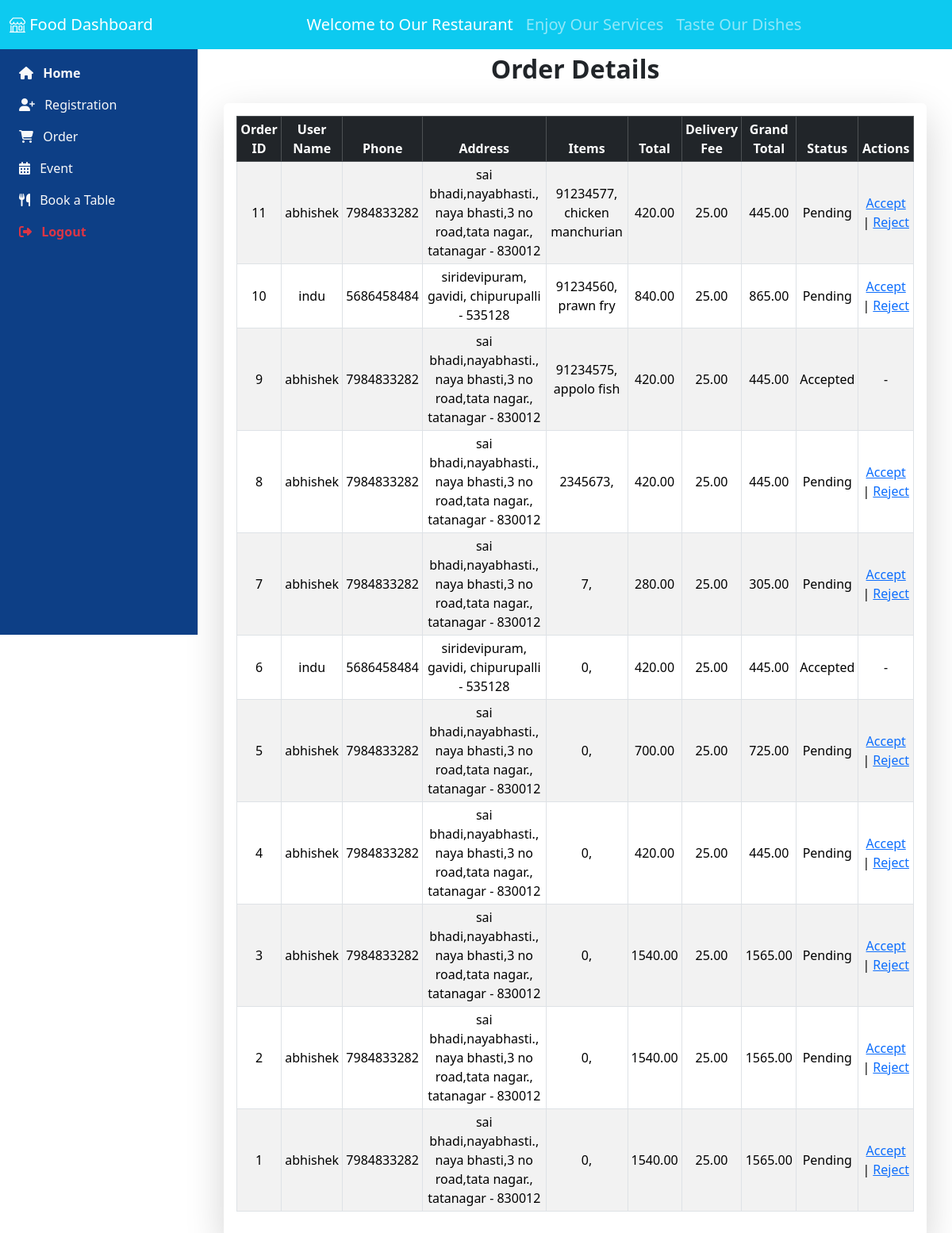
Page /admin_view.php on the earlier database version.
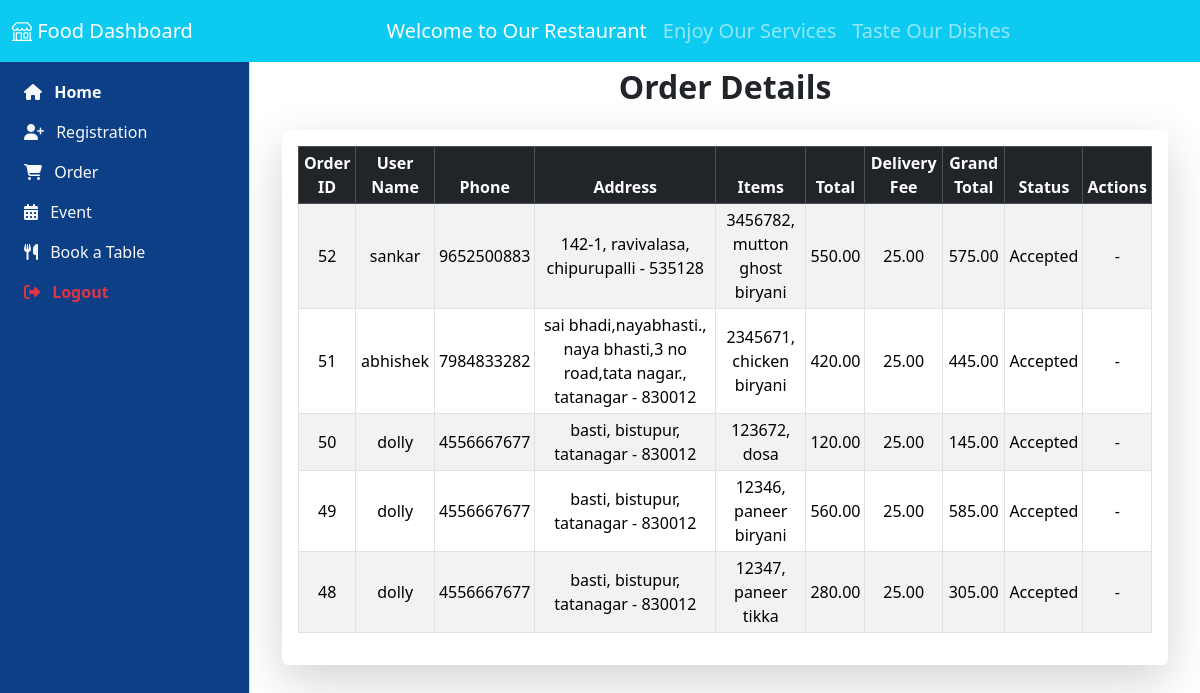
Same page on the later database version.
### tables this page shows
CREATE TABLE `orders` (
  `order_id` int(11) NOT NULL,
  `item_id` int(100) NOT NULL,
  `item_name` varchar(100) NOT NULL,
  `user_id` int(100) NOT NULL,
  `user_name` varchar(100) DEFAULT NULL,
  `email` varchar(100) NOT NULL,
  `phone` varchar(15) DEFAULT NULL,
  `house` varchar(255) DEFAULT NULL,
  `street` varchar(255) DEFAULT NULL,
  `city` varchar(100) DEFAULT NULL,
  `pincode` varchar(10) DEFAULT NULL,
  `total_amount` decimal(10,2) DEFAULT NULL,
  `delivery_fee` decimal(10,2) DEFAULT NULL,
  `grand_total` decimal(10,2) DEFAULT NULL,
  `created_at` timestamp NOT NULL DEFAULT current_timestamp(),
  `status` varchar(20) NOT NULL
);

### admin_view.php (the view, shortened to what this page needs)
<?php
include 'connect.php';
$orders = $con->query("SELECT * FROM orders ORDER BY created_at DESC");
?>
<!DOCTYPE html>
<html lang="en">
<head>
<link rel="stylesheet" href="https://cdn.datatables.net/1.13.6/css/dataTables.bootstrap5.min.css">
</head>
<body>
      <?php require 'partials/_nav.php'; ?>
  <main>
    <section class="mt-5">
 <div class="content">
<section>
    <div class="container">
          <h2 class="mb-4 text-center fw-bold">Order Details</h2>
        <div class="table-responsive shadow-lg bg-white p-3 rounded">
<table id="ordersTable" class="table table-bordered table-striped table-sm align-middle text-center">
    <thead class="table-dark">
        <tr>
            <th>Order ID</th>
            <th>User Name</th>
            <th>Phone</th>
            <th>Address</th>
            <th>Items</th>
            <th>Total</th>
            <th>Delivery Fee</th>
            <th>Grand Total</th>
            <th>Status</th>
            <th>Actions</th>
        </tr>
    </thead>
    <tbody>
        <?php while($order = $orders->fetch_assoc()): ?>
        <tr>
            <td><?= $order['order_id'] ?></td>
            <td><?= htmlspecialchars($order['user_name']) ?></td>
            <td><?= htmlspecialchars($order['phone']) ?></td>
            <td>
                <?= htmlspecialchars($order['house']) ?>,
                <?= htmlspecialchars($order['street']) ?>,
                <?= htmlspecialchars($order['city']) ?> -
                <?= htmlspecialchars($order['pincode']) ?>
            </td>
            <td><?= htmlspecialchars($order['item_id']) ?>, <?= htmlspecialchars($order['item_name']) ?></td>
            <td><?= $order['total_amount'] ?></td>
            <td><?= $order['delivery_fee'] ?></td>
            <td><?= $order['grand_total'] ?></td>
            <td><?= $order['status'] ? ucfirst($order['status']) : 'Pending' ?></td>
            <td>
                <?php if(!$order['status'] || $order['status'] == 'pending'): ?>
                    <a href="?action=accepted&id=<?= $order['order_id'] ?>">Accept</a> |
                    <a href="?action=rejected&id=<?= $order['order_id'] ?>">Reject</a>
                <?php else: ?>
                    -
                <?php endif; ?>
            </td>
        </tr>
        <?php endwhile; ?>
    </tbody>
</table>
</div>
    </div>
</section>
 </div>
</section>
</main>
</body>
</html>

Differences in the rows shown:
removed orders: order_id "11", user_name "abhishek", phone "7984833282", house "sai bhadi,nayabhasti.", street "naya bhasti,3 no road,tata nagar.", city "tatanagar", pincode "830012", item "91234577", item_name "chicken manchurian", total_amount "420.00", delivery_fee "25.00", grand_total "445.00", status "Pending"
removed orders: order_id "10", user_name "indu", phone "5686458484", house "siridevipuram", street "gavidi", city "chipurupalli", pincode "535128", item "91234560", item_name "prawn fry", total_amount "840.00", delivery_fee "25.00", grand_total "865.00", status "Pending"
removed orders: order_id "9", user_name "abhishek", phone "7984833282", house "sai bhadi,nayabhasti.", street "naya bhasti,3 no road,tata nagar.", city "tatanagar", pincode "830012", item "91234575", item_name "appolo fish", total_amount "420.00", delivery_fee "25.00", grand_total "445.00", status "Accepted"
removed orders: order_id "8", user_name "abhishek", phone "7984833282", house "sai bhadi,nayabhasti.", street "naya bhasti,3 no road,tata nagar.", city "tatanagar", pincode "830012", item "2345673", total_amount "420.00", delivery_fee "25.00", grand_total "445.00", status "Pending"
removed orders: order_id "7", user_name "abhishek", phone "7984833282", house "sai bhadi,nayabhasti.", street "naya bhasti,3 no road,tata nagar.", city "tatanagar", pincode "830012", item "7", total_amount "280.00", delivery_fee "25.00", grand_total "305.00", status "Pending"
removed orders: order_id "6", user_name "indu", phone "5686458484", house "siridevipuram", street "gavidi", city "chipurupalli", pincode "535128", item "0", total_amount "420.00", delivery_fee "25.00", grand_total "445.00", status "Accepted"
removed orders: order_id "5", user_name "abhishek", phone "7984833282", house "sai bhadi,nayabhasti.", street "naya bhasti,3 no road,tata nagar.", city "tatanagar", pincode "830012", item "0", total_amount "700.00", delivery_fee "25.00", grand_total "725.00", status "Pending"
removed orders: order_id "4", user_name "abhishek", phone "7984833282", house "sai bhadi,nayabhasti.", street "naya bhasti,3 no road,tata nagar.", city "tatanagar", pincode "830012", item "0", total_amount "420.00", delivery_fee "25.00", grand_total "445.00", status "Pending"
removed orders: order_id "3", user_name "abhishek", phone "7984833282", house "sai bhadi,nayabhasti.", street "naya bhasti,3 no road,tata nagar.", city "tatanagar", pincode "830012", item "0", total_amount "1540.00", delivery_fee "25.00", grand_total "1565.00", status "Pending"
removed orders: order_id "2", user_name "abhishek", phone "7984833282", house "sai bhadi,nayabhasti.", street "naya bhasti,3 no road,tata nagar.", city "tatanagar", pincode "830012", item "0", total_amount "1540.00", delivery_fee "25.00", grand_total "1565.00", status "Pending"
removed orders: order_id "1", user_name "abhishek", phone "7984833282", house "sai bhadi,nayabhasti.", street "naya bhasti,3 no road,tata nagar.", city "tatanagar", pincode "830012", item "0", total_amount "1540.00", delivery_fee "25.00", grand_total "1565.00", status "Pending"
added orders: order_id "52", user_name "sankar", phone "9652500883", house "142-1", street "ravivalasa", city "chipurupalli", pincode "535128", item "3456782", item_name "mutton ghost biryani", total_amount "550.00", delivery_fee "25.00", grand_total "575.00", status "Accepted"
added orders: order_id "51", user_name "abhishek", phone "7984833282", house "sai bhadi,nayabhasti.", street "naya bhasti,3 no road,tata nagar.", city "tatanagar", pincode "830012", item "2345671", item_name "chicken biryani", total_amount "420.00", delivery_fee "25.00", grand_total "445.00", status "Accepted"
added orders: order_id "50", user_name "dolly", phone "4556667677", house "basti", street "bistupur", city "tatanagar", pincode "830012", item "123672", item_name "dosa", total_amount "120.00", delivery_fee "25.00", grand_total "145.00", status "Accepted"
added orders: order_id "49", user_name "dolly", phone "4556667677", house "basti", street "bistupur", city "tatanagar", pincode "830012", item "12346", item_name "paneer biryani", total_amount "560.00", delivery_fee "25.00", grand_total "585.00", status "Accepted"
added orders: order_id "48", user_name "dolly", phone "4556667677", house "basti", street "bistupur", city "tatanagar", pincode "830012", item "12347", item_name "paneer tikka", total_amount "280.00", delivery_fee "25.00", grand_total "305.00", status "Accepted"
